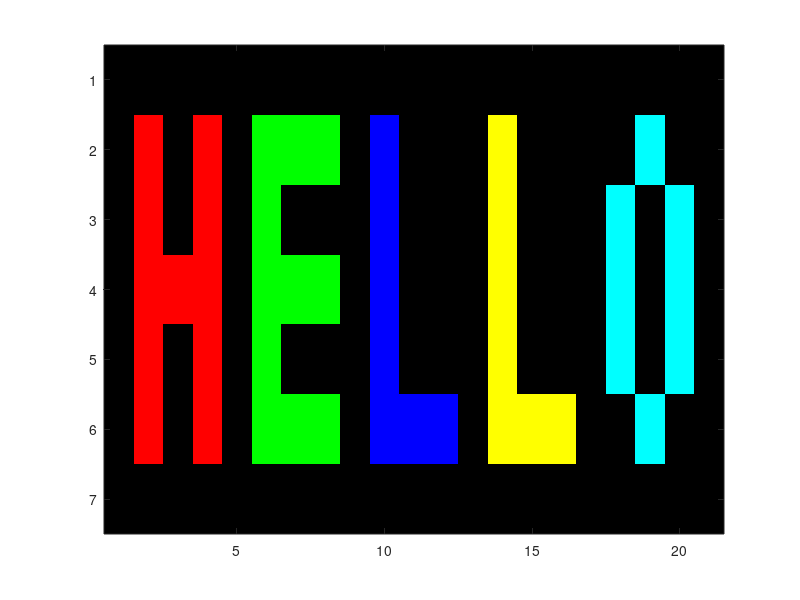

MATLAB code to generate this figure:
%Red Layer
r=rand(7,21)*0;
%Green Layer
g =r;
%Blue Layer
b =r;

%Letter H
r(2:6,2) = [255,255,255,255,255];
r(2:6,4) = [255,255,255,255,255];
r(4,3) = 255;
%Letter E
g(2,6:8)=[255,255,255];
g(4,6:8)=[255,255,255];
g(6,6:8)=[255,255,255];
g(3,6)=255;
g(5,6)=255;
%Letter LB
b(2:6,10)=[255,255,255,255,255];
b(6,11:12)=[255,255];
%Letter LY
r(2:6,14)=[255,255,255,255,255];
r(6,15:16)=[255,255];
g(2:6,14)=[255,255,255,255,255];
g(6,15:16)=[255,255];
%Letter O
g(3:5,18)=[255,255,255];
g(3:5,20)=[255,255,255];
g(2,19)=255;
g(6,19)=255;
b(3:5,18)=[255,255,255];
b(3:5,20)=[255,255,255];
b(2,19)=255;
b(6,19)=255;

%Setting Matrix red values
hello(1:7,1:21,1)=r;
%Setting Matrix green values
hello(1:7,1:21,2)=g;
%Setting Matrix blue values
hello(1:7,1:21,3)=b;

%Showing Matrix
hello

%Turning matrix as HELLO
hello = uint8(hello)

%Showing Image ("HELLO")
image(hello)